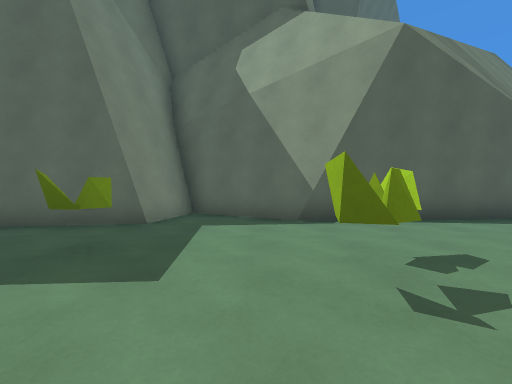
View 1 (above)

12 first-person views from a walk through a 3-D level made in the Godot game engine. The camera is 1.4 m above the floor, tilts 2° down and sees 90° across. The floor is counted in squares, 1.8 m on a side. Each view is taken from the middle of a square. On the plan, view 1 faces up. The plan holds only what a view shows up to about 10 squares ahead; the rest is blank. The place goes on beyond the plan.

View 2
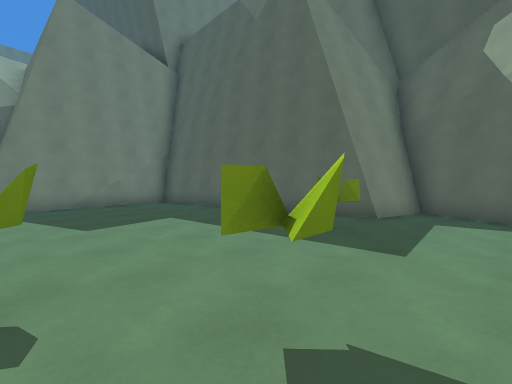

View 3
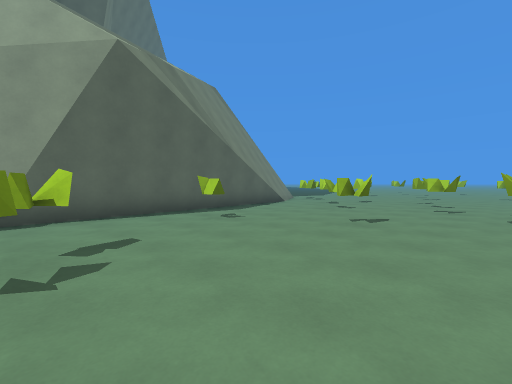

View 4
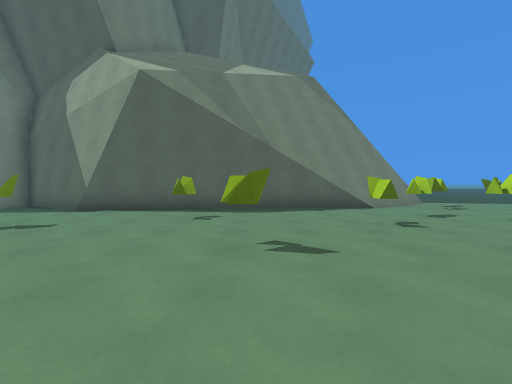

View 5
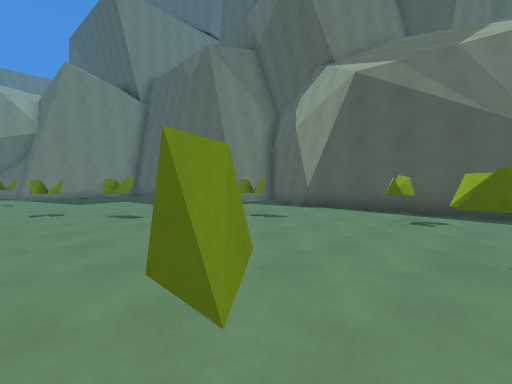

View 6
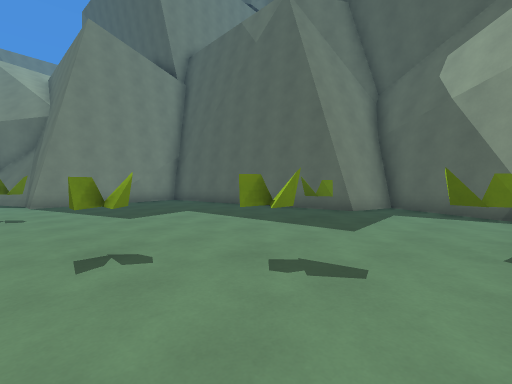

View 7
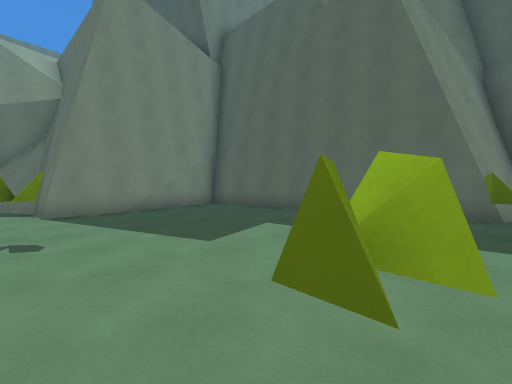

View 8
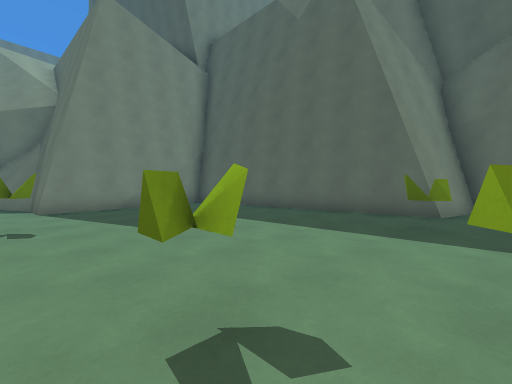

View 9
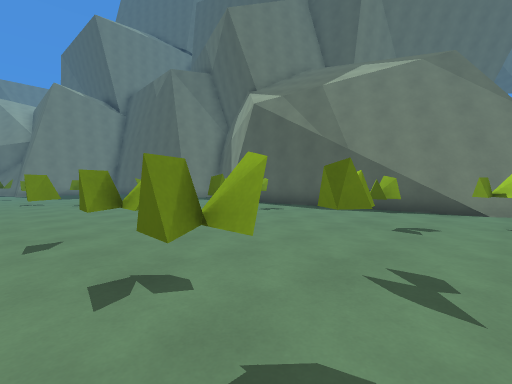

View 10
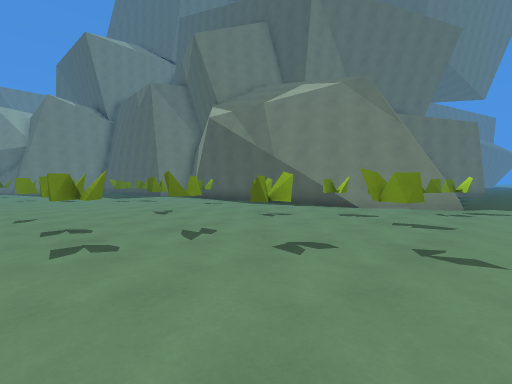

View 11
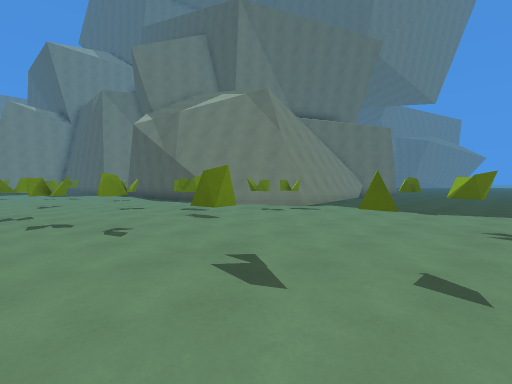

View 12
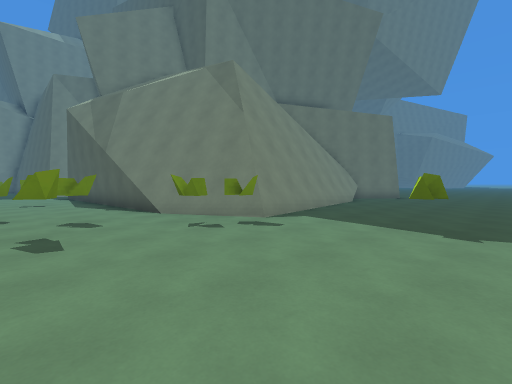

### Floor plan
Points are (right, up) in squares from view 1. A wall is a line through its corners. A room is listed if a view was taken in it or the views show most of it. See-through windows are left out.
Room 1 (views 1, 2, 3, 4, 5, 6, 7, 8)
walls: (-0.6, 0.3) (-0.6, -0.1) (-0.9, 0.2) (-1, -0.4); (1.6, 2.8) (1.5, 2.4) (1.3, 2.8) (1.2, 2.1); (-1.6, 3) (-1.9, 2.7) (-2.3, 2.8); (-2.1, -1) (-2.6, -0.9); (-2.3, -0.8) (-2, -1.1) (-2.5, -1.1); (-2.1, -1.5) (-2.6, -1.5); (1.4, 5.2) (-1.9, 6.9) (-2.4, 5); (-2.2, 4.9) (-10, 3.8) (-9.3, -1.3) (-11.1, -1.2) (-12.9, -2); (4.7, 3.9) (4.2, 3.9); (5.3, -1.4) (5.6, -1.7) (5.3, -1.7); (6, 1.2) (5.5, 1.3); (6.1, 1.4) (6, 0.9) (5.6, 0.9); (-6.7, -1.6) (-6.3, -1.9); (7.8, -1.2) (7.4, -1.2); (8.7, 2.9) (8.2, 2.9); (9, -0.1) (8.6, 0.2); (9.2, 0.2) (8.7, 0.6); (9, -1.6) (8.7, -1.6); (9.2, -1.2) (8.8, -1.2); (10.1, 3.9) (9.8, 4.2); (9.5, 5.8) (1, 5.3); (-11.5, -1.6) (-12.1, -1.8); (11.6, 7.6) (8, 5.6)
low walls: (-1.7, 6.8) (-2.2, 4.9); (-10.2, -1.3) (-12, -2.1); (10.2, 6.3) (8.9, 5.7)
ways out: opening at (8.5, -2) to room 2; opening at (9.7, 2.7) to room 2; gap at (8, -1)
Room 2 (views 9, 10, 11, 12)
walls: (11, 12.2) (11.6, 7.3); (15.3, 7.9) (14.8, 7.9); (12.3, 6.3) (11.9, 6.7) (11.9, 6.2); (11.2, 5.8) (11.3, 5.5) (11.1, 5.6); (11.8, 5.7) (11.4, 5.5); (10.1, 4.3) (10.1, 3.9); (9.8, 4.2) (9.7, 3.8); (11.5, 3.5) (11.3, 3); (11.9, 1.8) (11.8, 1.2); (12.3, 1.6) (12.2, 1.1); (8.9, -0.9) (9.2, -1.2); (8.8, -1.2) (9, -1.6); (8.8, -1.2) (9.1, -1.6)
low walls: (11.2, 12.4) (11.9, 7.2) (10.2, 6.3)
ways out: opening at (8.5, -2) to room 1; opening at (9.7, 2.7) to room 1

Where each view was taken, in squares from view 1:
view 1: 0 up, 0 right, facing up
view 2: 1 down, 0 right, facing up-left
view 3: 1 down, 1 right, facing up-right
view 4: 2 down, 6 right, facing up
view 5: 2 down, 6 right, facing up-left
view 6: 2 down, 1 right, facing up-left
view 7: 2 down, 2 left, facing up-left
view 8: 2 down, 1 left, facing up-left
view 9: 2 down, 10 right, facing up-left
view 10: 2 down, 13 right, facing up-left
view 11: 0 up, 17 right, facing up-left
view 12: 3 up, 16 right, facing up-left
